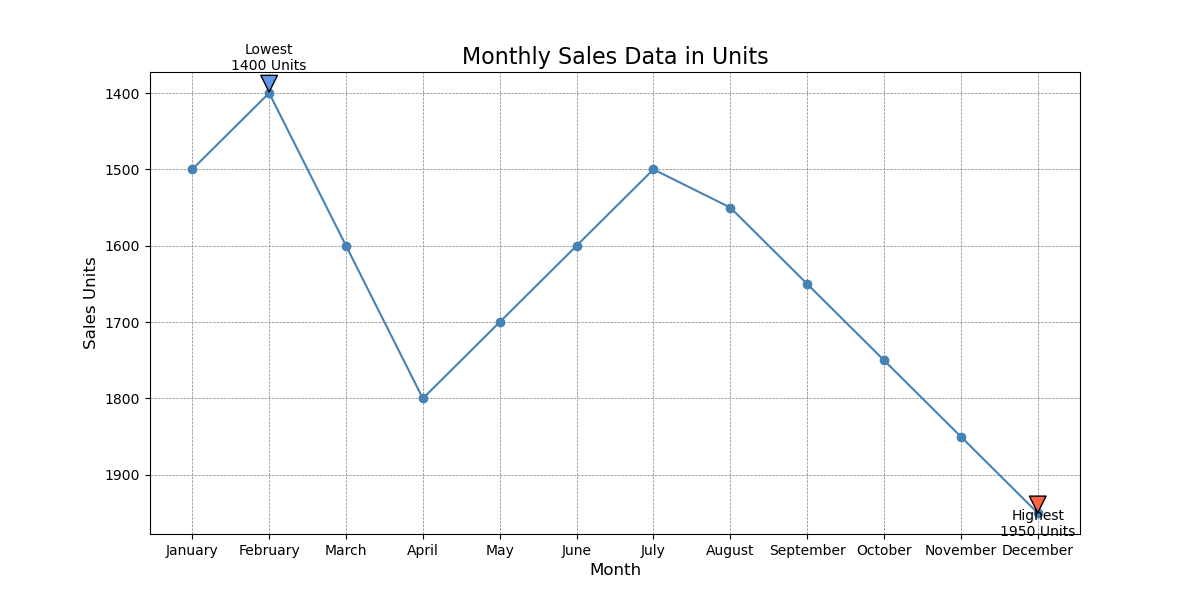

This figure's Python source:

import matplotlib.pyplot as plt

# Data points
months = ["January", "February", "March", "April", "May", "June", "July", "August", "September", "October", "November", "December"]
sales = [1500, 1400, 1600, 1800, 1700, 1600, 1500, 1550, 1650, 1750, 1850, 1950]

# Creating the line chart
plt.figure(figsize=(12, 6))  # Modifying width and height of the chart

plt.plot(months, sales, color="#4682B4", marker='o')  # Using a specific color code

# Annotating the highest and lowest sales
plt.annotate('Highest\n1950 Units', xy=("December", 1950), xytext=("December", 1980),
             arrowprops=dict(facecolor='#FF6347', shrink=0.05), ha='center')
plt.annotate('Lowest\n1400 Units', xy=("February", 1400), xytext=("February", 1370),
             arrowprops=dict(facecolor='#6495ED', shrink=0.05), ha='center')

# Title and labels
plt.title("Monthly Sales Data in Units", fontsize=16)
plt.xlabel("Month", fontsize=12)
plt.ylabel("Sales Units", fontsize=12)

# Customizing the grid
plt.grid(True, which='major', linestyle='--', linewidth=0.5, color='grey')

# Invert y-axis
plt.gca().invert_yaxis()

# Show the plot
plt.show()
